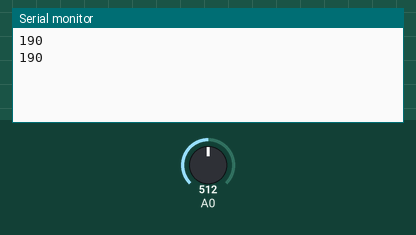
Recording of a sketch running on a simulated Arduino Uno, built with avr-gcc and run on an emulated ATmega328P. On the bench: the last lines printed to the serial monitor. Inputs (shaded band) come from the test bench; at power-on: A0 = 512.

Above: at 1.8 s.
1.9 s: A0 set to 716
At 2.8 s:
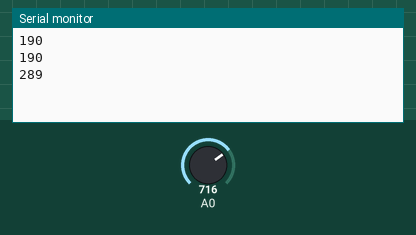
3.4 s: A0 set to 900
At 4.4 s:
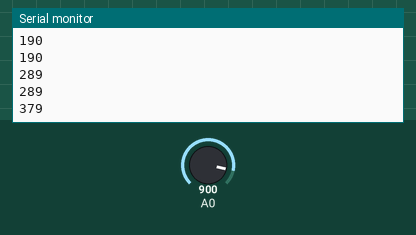
Timing chart, 0 to 6.4 s (numbered marks = the images above; inputs shaded):
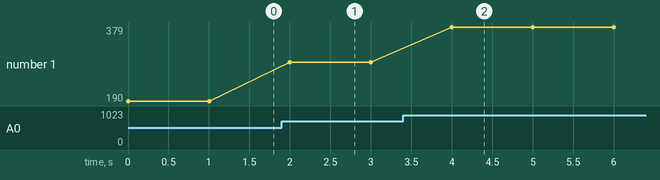

Measured:
- after the input at 1.9 s, the serial monitor: prints a new line after 0.10 s (image 1)
- after the input at 3.4 s, the serial monitor: prints a new line after 0.60 s (image 2)
- plotted number 1: 190 → 289 after the input at 1.9 s, 289 → 379 after the input at 3.4 s

The sketch:

lm61ciz.ino
```cpp
void setup() {
     Serial.begin(57600) ;      // パソコン(ArduinoIDE)とシリアル通信の準備を行う
}
void loop() {
     int ans , temp , tv ;

     ans = analogRead(0) ;              // アナログ０番ピンからセンサー値を読込む
     tv  = map(ans,0,1023,0,5000) ;     // センサー値を電圧に変換する
     temp = map(tv,300,1600,-30,100) ;  // 電圧から温度に変換する
     Serial.println(temp) ;             // 値をパソコン(ＩＤＥ)に送る
     delay(1000) ;                      // １秒毎に繰り返す
}
```
